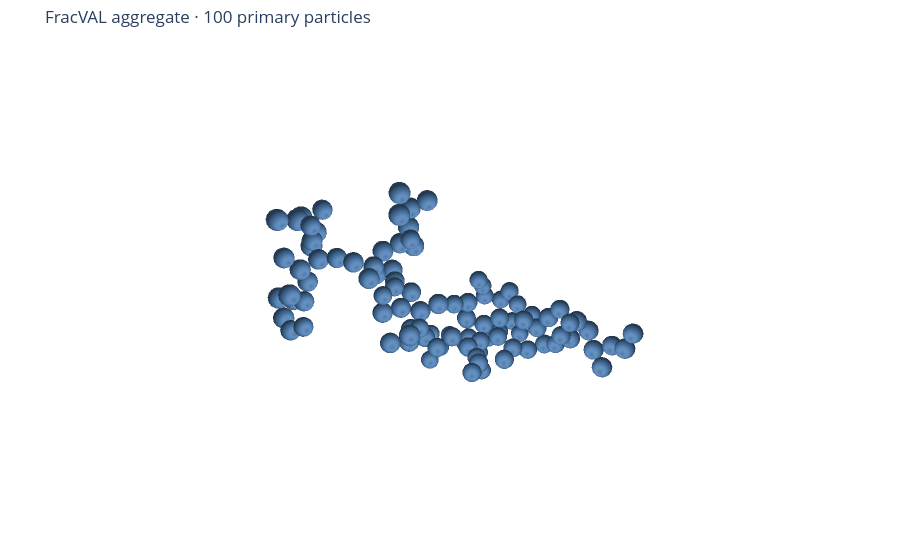

Notebook source saved alongside this figure:
### Code cell
from fracval import FracVALConfig, generate, plot_3d

cfg = FracVALConfig(n=100, df=1.79, kf=1.40, seed=12345)
agg = generate(cfg)
print(agg.data.shape, agg.radius_of_gyration)
print(agg)
plot_3d(agg, mode='spheres').show()

### Figure 1 — Plotly figure (JSON) as saved in the notebook; plotly's stock layout.template omitted (floating-point values rounded to 4 significant figures; data arrays with more than 128 entries replaced by an {"elided": "..."} marker saying what was removed)
{"data": [{"color": "#4C78A8", "flatshading": false, "hoverinfo": "skip", "i": {"elided": "36000 int values"}, "j": {"elided": "36000 int values"}, "k": {"elided": "36000 int values"}, "lighting": {"ambient": 0.45, "diffuse": 0.78, "fresnel": 0.48, "roughness": 0.494, "specular": 1.1}, "lightposition": {"x": 900, "y": 1200, "z": 1000}, "name": "Primary particles", "opacity": 0.96, "showscale": false, "type": "mesh3d", "x": {"elided": "20000 float values"}, "y": {"elided": "20000 float values"}, "z": {"elided": "20000 float values"}}, {"customdata": {"elided": "100x2 float values"}, "hovertemplate": "Particle %{customdata[0]:.0f}<br>x=%{x:.4g}<br>y=%{y:.4g}<br>z=%{z:.4g}<br>radius=%{customdata[1]:.4g}<extra></extra>", "marker": {"opacity": 0.015, "size": 3}, "mode": "markers", "showlegend": false, "type": "scatter3d", "x": [10.9, 1.778, 39.36, 9.098, 34.36, 0.3448, 9.691, 68.03, -6.784, 22.86, -62.9, -40.83, -63.77, -82.77, -60.62, -64.67, -36.92, -36.35, -91.24, -75.11, -48.18, -34.44, -45.89, -9.082, -26.35, -2.626, -51.85, -74.93, -81.84, 19.95, -64.6, -71.46, -90.22, -53.08, -51.41, -53.75, -63.01, -81.66, -91.71, -109.5, 189.6, 211.7, 202.9, 186.2, 221.4, 193.1, 170.9, 164.5, 238.0, 145.8, 245.4, 266.0, 224.0, 269.7, 257.4, 210.1, 231.4, 221.3, 266.3, 229.2, 95.66, 96.55, 99.18, 126.2, 69.02, 80.54, 115.4, 50.86, 126.3, 102.3, 106.0, 97.12, 94.69, 123.7, 124.5, 152.7, 136.7, 104.0, 160.5, 155.9, 6.585, 29.14, 24.48, -5.779, 22.85, 58.45, 35.99, 62.32, 25.6, 62.38, 129.2, 109.8, 107.8, 151.2, 96.86, 94.23, 89.31, 65.45, 166.4, 161.6], "y": [-58.39, -30.68, -52.28, -15.15, -79.81, -28.01, 9.065, -47.4, 13.68, 28.61, -10.19, -27.39, 6.595, 10.47, -49.94, 15.84, -38.53, 11.87, 36.01, 25.77, 96.44, 75.0, 80.86, 64.18, 67.92, 37.37, 96.18, 99.78, 95.3, 71.51, 174.5, 157.1, 190.0, 199.2, 139.6, 145.1, 115.8, 215.3, 110.8, 210.1, -146.0, -126.3, -156.6, -165.4, -135.4, -143.9, -189.3, -139.8, -160.1, -191.4, -139.6, -139.4, -149.6, -135.1, -142.2, -154.5, -150.8, -150.5, -109.6, -177.0, -45.21, -74.34, -50.86, -78.08, -83.02, -67.08, -50.11, -63.64, -59.31, -62.94, -80.06, -53.94, -95.76, -47.77, -100.8, -54.97, -88.79, -114.7, -70.67, -111.1, 14.85, 28.38, -6.924, 36.19, -5.816, 29.8, 27.93, 55.65, -33.23, 42.63, -20.56, -11.43, -22.34, -0.1413, -38.11, -2.181, -2.963, 1.893, -24.66, 13.78], "z": [43.14, 36.13, 35.88, 60.73, 46.7, 86.39, 43.04, 28.51, 67.68, 24.48, 104.2, 115.0, 129.1, 95.33, 114.8, 72.01, 142.6, 62.94, 82.07, 45.69, 77.82, 61.96, 103.4, 73.79, 122.1, 85.61, 128.5, 64.64, 128.5, 71.92, 102.0, 125.5, 104.3, 89.47, 111.6, 146.5, 97.59, 118.0, 104.8, 128.0, 277.9, 272.9, 302.7, 255.3, 313.1, 235.5, 265.0, 227.5, 310.0, 281.3, 192.6, 170.8, 174.1, 209.6, 142.2, 200.3, 129.8, 227.8, 224.9, 239.3, 258.7, 251.6, 287.9, 249.0, 243.4, 304.9, 313.1, 307.6, 225.6, 336.9, 187.2, 175.4, 164.2, 162.9, 198.3, 165.3, 223.0, 143.0, 221.4, 228.8, 103.2, 88.72, 113.4, 120.2, 143.4, 94.93, 59.52, 80.21, 127.8, 53.18, 140.9, 119.9, 161.8, 141.8, 115.4, 96.01, 175.3, 103.4, 133.5, 166.2]}], "layout": {"margin": {"b": 0, "l": 0, "r": 0, "t": 45}, "paper_bgcolor": "#FFFFFF", "plot_bgcolor": "#FFFFFF", "scene": {"aspectmode": "data", "bgcolor": "#FFFFFF", "xaxis": {"showbackground": false, "showgrid": false, "showticklabels": false, "visible": false, "zeroline": false}, "yaxis": {"showbackground": false, "showgrid": false, "showticklabels": false, "visible": false, "zeroline": false}, "zaxis": {"showbackground": false, "showgrid": false, "showticklabels": false, "visible": false, "zeroline": false}}, "showlegend": false, "title": {"text": "FracVAL aggregate · 100 primary particles"}}}
